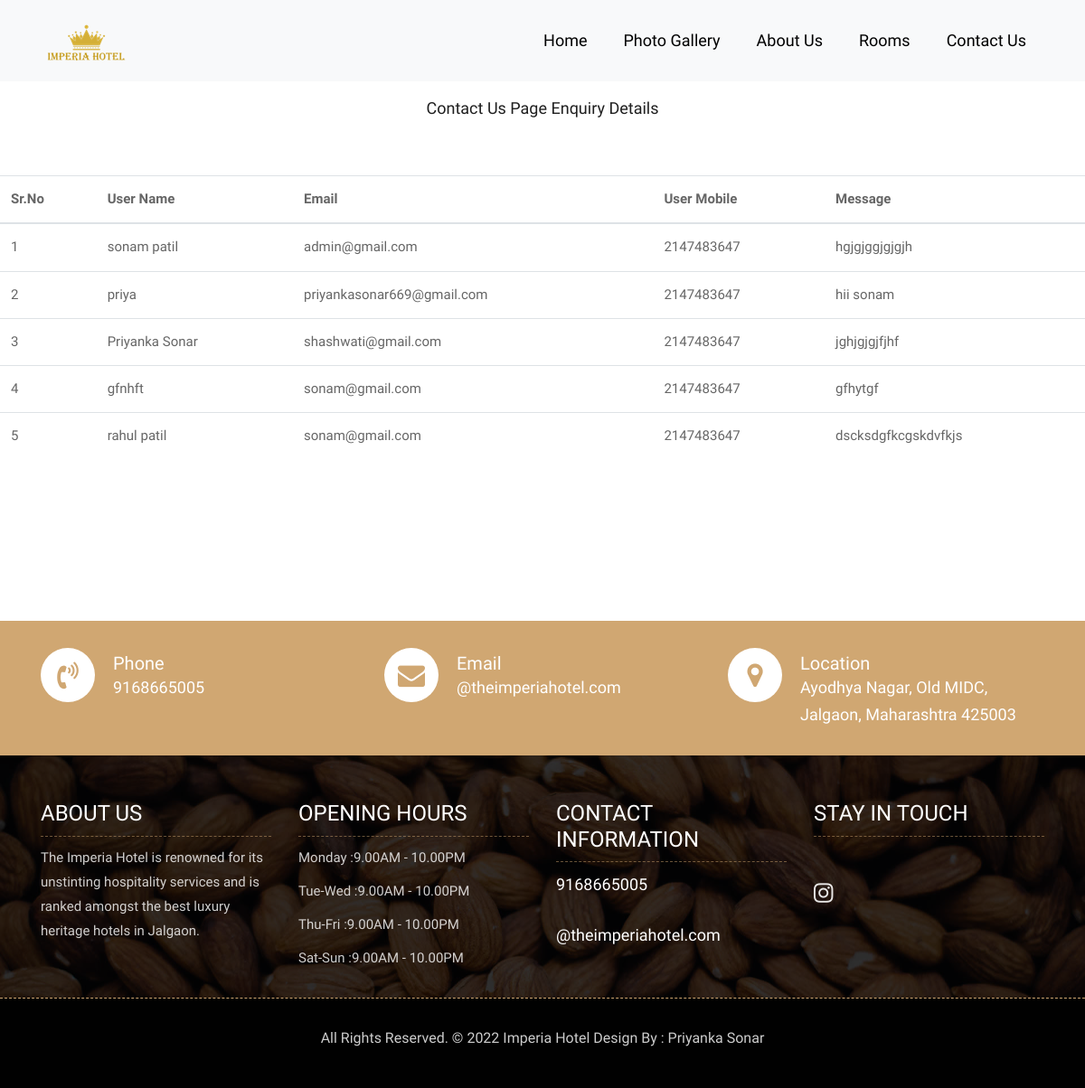
The app's page /admin/contactus.php with its own data.
### tables this page shows
CREATE TABLE `contact_us` (
  `id` int(11) NOT NULL,
  `name` varchar(25) NOT NULL,
  `email` varchar(30) NOT NULL,
  `number` int(10) NOT NULL,
  `message` text NOT NULL
);

### admin/contactus.php (the view, shortened to what this page needs)
<!DOCTYPE html>
<html lang="en">
<head>
    <link rel="stylesheet" href="../css/bootstrap.min.css">
    <link rel="stylesheet" href="../css/style.css">
    <link rel="stylesheet" href="../css/responsive.css">
    <link rel="stylesheet" href="../css/custom.css">
</head>
<body>
    <header class="top-navbar">
        <nav class="navbar navbar-expand-lg navbar-light bg-light">
            <div class="container">
                <a class="navbar-brand" href="index.html">
                    <img src="images/Logop.png" alt="" />
                </a>
                <div class="collapse navbar-collapse" id="navbars-rs-food">
                    <ul class="navbar-nav ml-auto">
                        <li class="nav-item"><a class="nav-link" href="../index.html">Home</a></li>
                        <li class="nav-item"><a class="nav-link" href="../photogallery.html">Photo Gallery</a></li>
                        <li class="nav-item"><a class="nav-link" href="../about.html">About Us</a></li>
                        <li class="nav-item"><a class="nav-link" href="../rooms.html">Rooms</a></li>
                        <li class="nav-item"><a class="nav-link" href="../contact.php">Contact Us</a></li>
                    </ul>
                </div>
            </div>
        </nav>
    </header><br><br><br><br>
<div class="row">
       	<div class="col-md-12">
       		<center><h3>Contact Us Page Enquiry Details</h3></center>
       	</div>
       </div><br><br>
        <div class="row">
        	<div class="col-md-12">
                <table class="table">
                    <thead>
                        <tr>
                            <th>Sr.No</th>
                            <th>User Name</th>
                            <th>Email</th>
                            <th>User Mobile</th>
                            <th>Message</th>
                        </tr>
                    </thead>
                    <?php
                    $user_count = 0;
                    $connection = mysqli_connect("localhost","root","");
                    $query = "select * from contact_us;";
                    $query_run = mysqli_query($connection,$query);
                    while($row = mysqli_fetch_assoc($query_run)){
                        $user_count = $user_count + 1;
                        ?>
                            <tr>
                                <td><?php echo $user_count;?></td>
                                <td><?php echo $row['name'];?></td>
                                <td><?php echo $row['email'];?></td>
                                <td><?php echo $row['number'];?></td>
                                <td><?php echo $row['message'];?></td>
                            </tr>
                        <?php
                    }
                ?>
                </table>
            </div>
        </div>
        <br><br><br><br><br><br>
    <div class="contact-imfo-box">
        <div class="container">
            <div class="row">
                <div class="col-md-4">
                    <i class="fa fa-volume-control-phone"></i>
                    <div class="overflow-hidden">
                        <h4>Phone</h4>
                        <p class="lead">
                            9168665005
                        </p>
                    </div>
                </div>
                <div class="col-md-4">
                    <i class="fa fa-envelope"></i>
                    <div class="overflow-hidden">
                        <h4>Email</h4>
                        <p class="lead">
                            @theimperiahotel.com
                        </p>
                    </div>
                </div>
                <div class="col-md-4">
                    <i class="fa fa-map-marker"></i>
                    <div class="overflow-hidden">
                        <h4>Location</h4>
                        <p class="lead">
                            Ayodhya Nagar, Old MIDC, Jalgaon,
              Maharashtra 425003
                        </p>
                    </div>
                </div>
            </div>
        </div>
    </div>
    <footer class="footer-area bg-f">
        <div class="container">
            <div class="row">
                <div class="col-lg-3 col-md-6">
                    <h3>About Us</h3>
                    <p>The Imperia Hotel is renowned for its unstinting hospitality services and is ranked amongst the best luxury heritage hotels in Jalgaon.</p>
                </div>
                <div class="col-lg-3 col-md-6">
                    <h3>Opening hours</h3>
                    <p><span class="text-color">Monday :</span>9.00AM - 10.00PM</p>
                    <p><span class="text-color">Tue-Wed :</span>9.00AM - 10.00PM</p>
                    <p><span class="text-color">Thu-Fri :</span>9.00AM - 10.00PM</p>
                    <p><span class="text-color">Sat-Sun :</span>9.00AM - 10.00PM</p>
                </div>
                <div class="col-lg-3 col-md-6">
                    <h3>Contact information</h3>
                    <p class="lead"><a href="#">    9168665005</a></p>
                    <p><a href="#"> @theimperiahotel.com</a></p>
                </div>
                <div class="col-lg-3 col-md-6">
                    <h3>Stay In Touch</h3>
                    <div class="subscribe_form">
                    </div>
                    <ul class="list-inline f-social">
                        <li class="list-inline-item"><a href="https://www.instagram.com/the.imperia_/?utm_medium=copy_link"><i class="fa fa-instagram" aria-hidden="true"></i></a></li>
                    </ul>
                </div>
            </div>
        </div>
        <div class="copyright">
            <div class="container">
                <div class="row">
                    <div class="col-lg-12">
                        <p class="company-name">All Rights Reserved. &copy; 2022 Imperia Hotel</a> Design By :
                    Priyanka Sonar</a></p>
                    </div>
                </div>
            </div>
        </div>
    </footer>
</body>
</html>

### css/style.css (style rules this page uses)
body { color: #666666; font-size: 15px; font-family: 'Athiti', sans-serif; line-height: 1.80857; }
a { color: #1f1f1f; text-decoration: none !important; outline: none !important; -webkit-transition: all .3s ease-in-out; -moz-transition: all .3s ease-in-out; -ms-transition: all .3s ease-in-out; -o-transition: all .3s ease-in-out; transition: all .3s ease-in-out; }
h1, h2, h3, h4, h5, h6 { letter-spacing: 0; font-weight: normal; position: relative; padding: 0 0 10px 0; font-weight: normal; line-height: 120% !important; color: #1f1f1f; margin: 0 }
h3 { font-size: 18px }
h4 { font-size: 16px }
a { color: #1f1f1f; text-decoration: none; outline: none; }
a, .btn { text-decoration: none !important; outline: none !important; -webkit-transition: all .3s ease-in-out; -moz-transition: all .3s ease-in-out; -ms-transition: all .3s ease-in-out; -o-transition: all .3s ease-in-out; transition: all .3s ease-in-out; }
.lead { font-size: 18px; line-height: 30px; color: #767676; margin: 0; padding: 0; }
ul, li, ol { list-style: none; margin: 0px; padding: 0px; }
.top-navbar { position: relative; z-index: 10; }
.top-navbar .navbar { padding: 15px 0px; position: fixed; width: 100%; transition: height .3s ease-out, background .3s ease-out, box-shadow .3s ease-out; -webkit-transform: translate3d(0, 0, 0); transform: translate3d(0, 0, 0); z-index: 100; }
.top-navbar .navbar-light .navbar-nav .nav-link { color: #010101; font-size: 18px; padding: 0px 20px; border-radius: 4px; }
.contact-imfo-box { background: #d0a772; padding: 30px 0; }
.overflow-hidden { overflow: hidden; }
.contact-imfo-box i { display: block; float: left; width: 60px; height: 60px; line-height: 60px; text-align: center; background: #fff; color: #d0a772; font-size: 30px; -webkit-border-radius: 50%; -moz-border-radius: 50%; -ms-border-radius: 50%; border-radius: 50%; margin-right: 20px; }
.contact-imfo-box h4 { margin: 0px; margin-top: 5px; color: #ffffff; font-size: 20px; padding: 0px; font-weight: 500; line-height: 24px; }
.contact-imfo-box p { margin: 0px; color: #ffffff; font-weight: 300; }
.footer-area { padding-top: 50px; padding-bottom: 0px; }
.bg-f { background-image: url("../images/footer-bg.jpg"); background-attachment: scroll; background-clip: initial; background-color: rgba(0, 0, 0, 0); background-origin: initial; background-position: center center; background-repeat: no-repeat; background-size: cover; position: relative; }
.bg-f::before { background: #010101; content: ""; height: 100%; left: 0; position: absolute; top: 0; width: 100%; z-index: 1; opacity: 0.8; }
.footer-area .container { position: relative; z-index: 1; }
.footer-area h3 { color: #ffffff; text-transform: uppercase; font-size: 24px; border-bottom: 1px dashed rgba(207, 166, 113, 0.5); margin-bottom: 10px; }
.footer-area p { font-size: 15px; color: rgba(255, 255, 255, 0.8); margin: 0; padding-bottom: 10px; }
.footer-area p.lead { font-size: 19px; color: #ffffff; margin-bottom: 15px; }
.footer-area p.lead a { color: #ffffff; margin-bottom: 15px; }
.footer-area p a { font-size: 18px; color: #ffffff; }
.subscribe_form { display: block; text-align: center; padding: 5px 0; }
.f-social { padding-bottom: 10px; margin: 0px; margin-top: 20px; }
.f-social li a { font-size: 25px; color: rgba(255, 255, 255, 0.9); margin-right: 10px; }
.copyright { margin-top: 20px; position: relative; display: block; background-color: #010101; border-top: 1px dashed rgba(207, 166, 113); padding: 30px 0; z-index: 1; }
.copyright .company-name { font-size: 16px; text-align: center; }

### records on screen
contact_us: name "sonam patil", email "admin@gmail.com", number "2147483647", message "hgjgjggjgjgjh"
contact_us: name "priya", email "priyankasonar669@gmail.com", number "2147483647", message "hii sonam"
contact_us: name "Priyanka Sonar", email "shashwati@gmail.com", number "2147483647", message "jghjgjgjfjhf"
contact_us: name "gfnhft", email "sonam@gmail.com", number "2147483647", message "gfhytgf"
contact_us: name "rahul patil", email "sonam@gmail.com", number "2147483647", message "dscksdgfkcgskdvfkjs"
